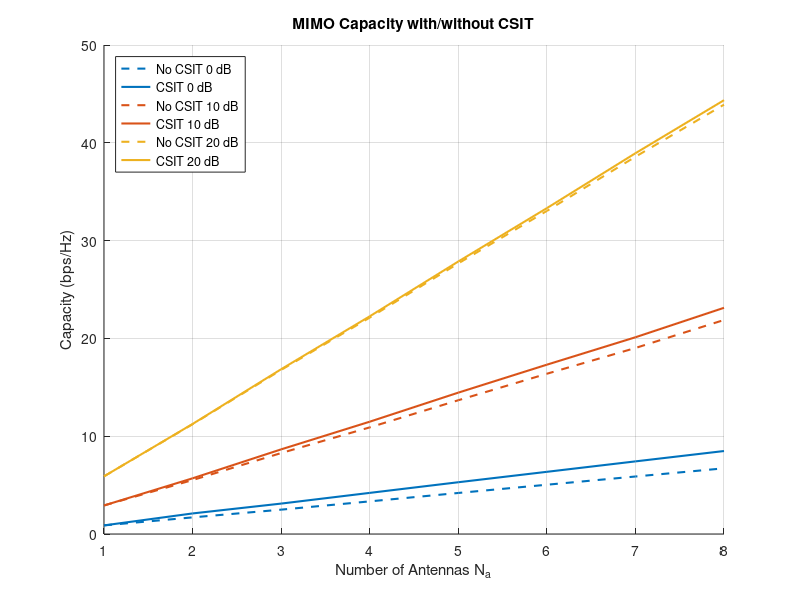

Here is the MATLAB script that generated this plot:
clc; clear; close all;

% Parameters
Nt_list = 1:8;
SNR_dB_set = [0, 10, 20];
SNR_lin_set = 10.^(SNR_dB_set / 10);
num_trials = 1000;

capacity_noCSIT = zeros(length(SNR_dB_set), length(Nt_list));
capacity_CSIT = zeros(length(SNR_dB_set), length(Nt_list));

for s = 1:length(SNR_lin_set)
    SNR = SNR_lin_set(s);
    
    for idx = 1:length(Nt_list)
        Na = Nt_list(idx);
        C_noCSIT_trials = zeros(num_trials, 1);
        C_CSIT_trials = zeros(num_trials, 1);
        
        for k = 1:num_trials
            H = (randn(Na, Na) + 1j*randn(Na, Na)) / sqrt(2);  % IID Rayleigh
            HH = H' * H;
            lambda = sort(real(eig(HH)), 'descend');  % descending order
            lambda_avg = mean(lambda);

            % (a) No CSIT
            C_noCSIT_trials(k) = sum(log2(1 + (SNR / Na) * lambda));

            
            
            % (b) With CSIT: proper water-filling over eigenvalues
            % Water-filling level: find mu such that sum(max(mu - 1/gamma_j, 0)) = Ptotal
            % Equivalent to bisection

            inv_snr_lambda = (Na ./ (SNR * lambda));        
            Ptotal = Na;
            mu_low = inv_snr_lambda(1);
            mu_high = mu_low + Ptotal;
            tol = 1e-6;
            
            % Water-filling
            while (mu_high - mu_low) > tol
                mu = (mu_low + mu_high) / 2;
                p = max(mu - inv_snr_lambda, 0);
                if sum(p) > Ptotal
                    mu_high = mu;
                else
                    mu_low = mu;
                end
            end
            p_opt = max((mu - inv_snr_lambda), 0);
            C_CSIT_trials(k) = sum(log2(1 + (SNR / Na) * lambda .* p_opt));
        end

        % Averages
        capacity_noCSIT(s, idx) = mean(C_noCSIT_trials);
        capacity_CSIT(s, idx) = mean(C_CSIT_trials);
    end
end

% Plot
figure; hold on;
colors = lines(length(SNR_dB_set));
for s = 1:length(SNR_dB_set)
    plot(Nt_list, capacity_noCSIT(s, :), '--', 'LineWidth', 1.5, 'Color', colors(s, :));
    plot(Nt_list, capacity_CSIT(s, :), '-', 'LineWidth', 1.5, 'Color', colors(s, :));
end
xlabel('Number of Antennas N_a');
ylabel('Capacity (bps/Hz)');
title('MIMO Capacity with/without CSIT');
legend('No CSIT 0 dB','CSIT 0 dB','No CSIT 10 dB','CSIT 10 dB','No CSIT 20 dB','CSIT 20 dB',...
    'Location','northwest');
grid on;

% Save EPS for Overleaf
%print(gcf, 'capacity_Nt', '-depsc2');
